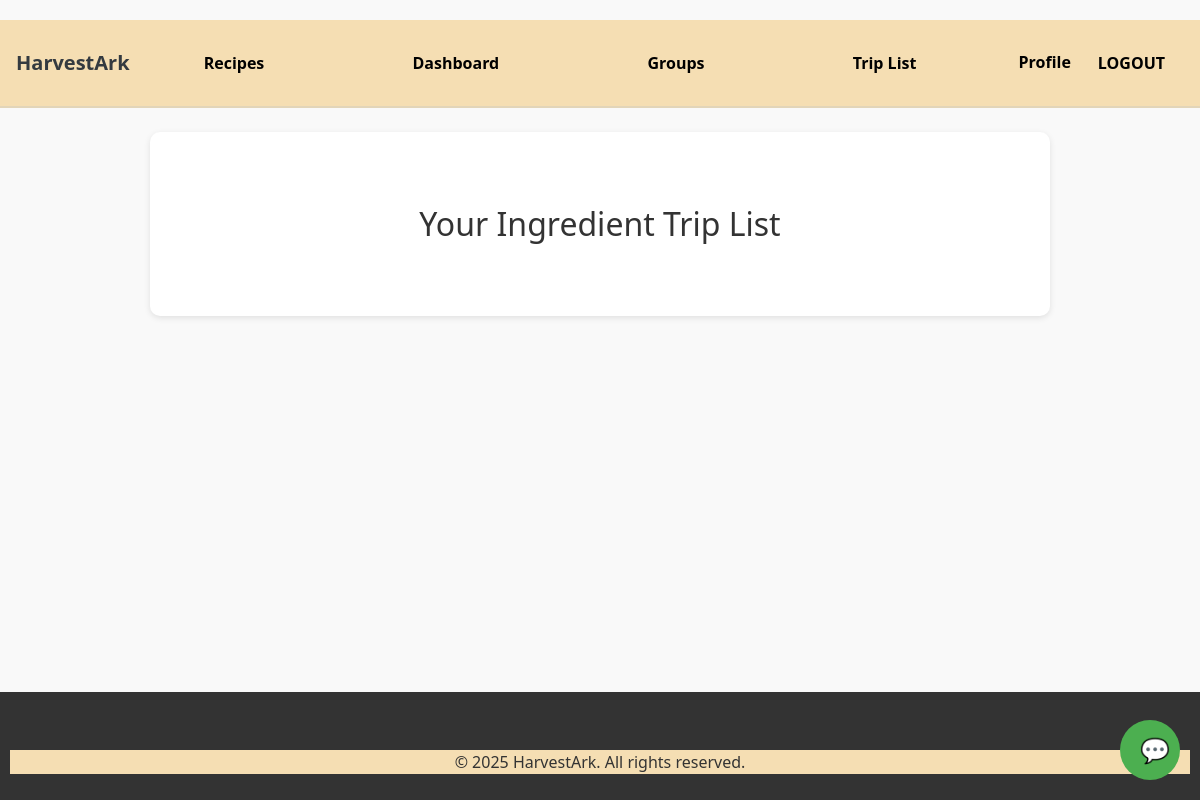
The page /trip/ (signed in) on the database as committed earlier.
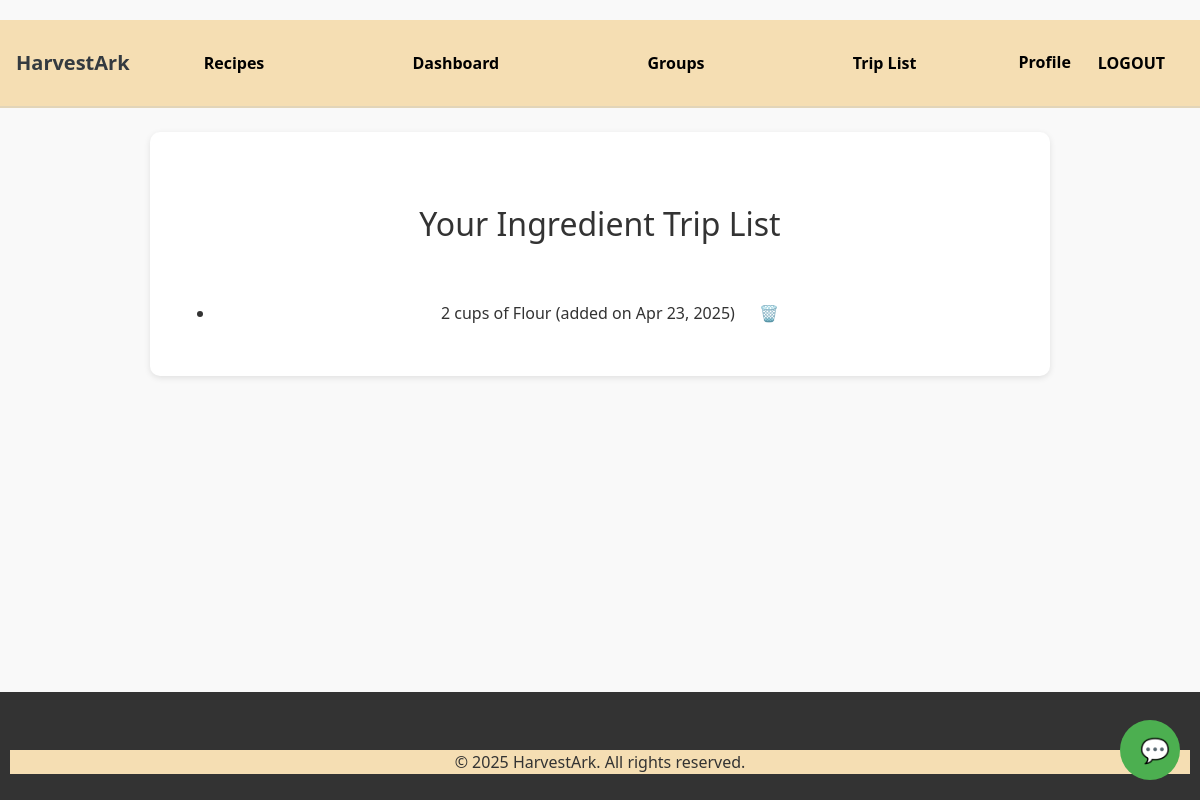
The same page on the database as committed later.
### my_app/models.py (models this page shows, shortened)
class IngredientTrip(models.Model):
    user = models.ForeignKey(User, on_delete=models.CASCADE)
    ingredient = models.ForeignKey('Ingredient', on_delete=models.CASCADE)
    added_on = models.DateTimeField(auto_now_add=True)
    class Meta:
        constraints = [
        models.UniqueConstraint(fields=['user', 'ingredient'], name='unique_user_ingredient_trip')
    ]

class Ingredient(models.Model):
    name = models.CharField(max_length=255, unique=True)  # Optional: prevent duplicate ingredients

### my_app/views.py (the view)
# urls.py: path('trip/', view_trip_list, name='trip_list'), ############ Ingredient Trip view ###############
@login_required
def view_trip_list(request):
    items = IngredientTrip.objects.filter(user=request.user)
    return render(request, 'trip_list.html', {'items': items})

### templates/trip_list.html (shortened to what this page needs)
{% extends 'base.html' %}
{% block content %}
<h2 class="text-center mt-5">Your Ingredient Trip List</h2>
<ul class="text-center mt-5">
  {% for item in items %}
    <li>
      {{ item.ingredient.name }} (added on {{ item.added_on|date:"M d, Y" }})
      <form method="post" action="{% url 'delete_trip_item' item.id %}" style="display:inline;">
        <button type="submit" style="background:none;border:none;color:red;">
          🗑️
        </button>
      </form>
    </li>
  {% endfor %}
</ul>
{% endblock %}

Rows that differ between the two databases and show on the page:
added IngredientTrip: ingredient.name "2 cups of Flour", added_on "Apr 23, 2025"
